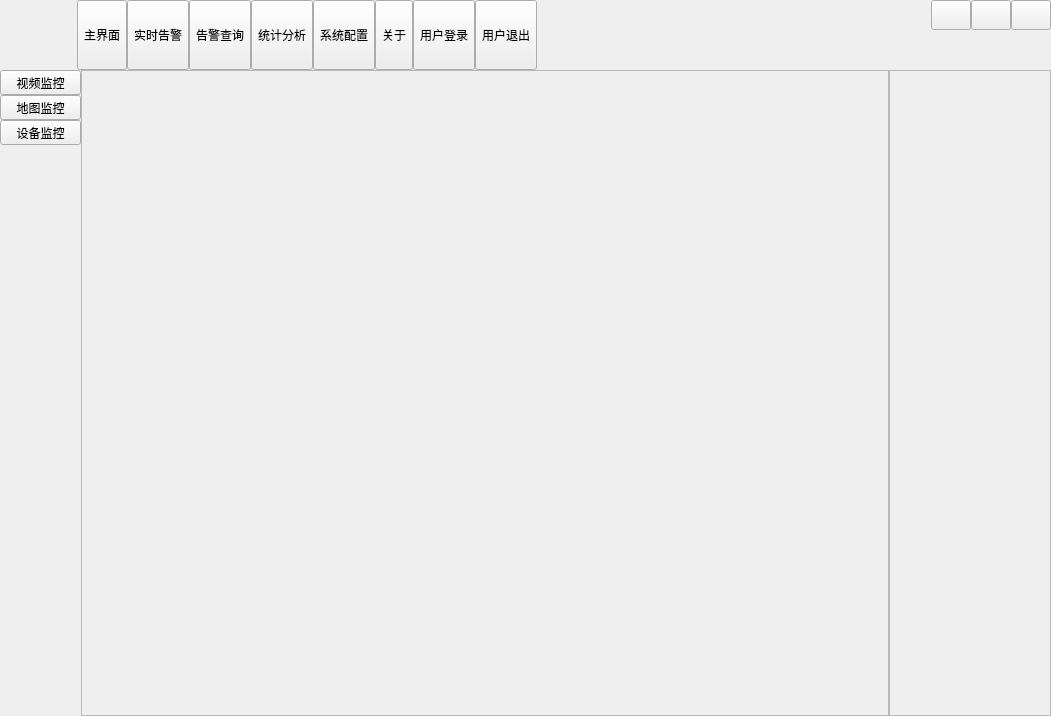
<?xml version="1.0" encoding="UTF-8"?>
<ui version="4.0">
 <class>MainWindow</class>
 <widget class="QWidget" name="MainWindow">
  <property name="geometry">
   <rect>
    <x>0</x>
    <y>0</y>
    <width>1051</width>
    <height>716</height>
   </rect>
  </property>
  <property name="windowTitle">
   <string>Dialog</string>
  </property>
  <property name="sizeGripEnabled" stdset="0">
   <bool>false</bool>
  </property>
  <layout class="QVBoxLayout" name="verticalLayout">
   <property name="spacing">
    <number>0</number>
   </property>
   <property name="leftMargin">
    <number>0</number>
   </property>
   <property name="topMargin">
    <number>0</number>
   </property>
   <property name="rightMargin">
    <number>0</number>
   </property>
   <property name="bottomMargin">
    <number>0</number>
   </property>
   <item>
    <widget class="QWidget" name="widgetTitle" native="true">
     <property name="sizePolicy">
      <sizepolicy hsizetype="Preferred" vsizetype="Fixed">
       <horstretch>0</horstretch>
       <verstretch>0</verstretch>
      </sizepolicy>
     </property>
     <layout class="QHBoxLayout" name="horizontalLayout_2">
      <property name="spacing">
       <number>10</number>
      </property>
      <property name="leftMargin">
       <number>10</number>
      </property>
      <property name="topMargin">
       <number>0</number>
      </property>
      <property name="rightMargin">
       <number>0</number>
      </property>
      <property name="bottomMargin">
       <number>0</number>
      </property>
      <item>
       <widget class="QLabel" name="labIco">
        <property name="minimumSize">
         <size>
          <width>40</width>
          <height>40</height>
         </size>
        </property>
        <property name="maximumSize">
         <size>
          <width>40</width>
          <height>40</height>
         </size>
        </property>
        <property name="styleSheet">
         <string notr="true">border-image: url(:/Resources/Image/main_logo.ico);</string>
        </property>
        <property name="text">
         <string/>
        </property>
        <property name="alignment">
         <set>Qt::AlignCenter</set>
        </property>
       </widget>
      </item>
      <item>
       <widget class="QLabel" name="labTitle">
        <property name="styleSheet">
         <string notr="true"/>
        </property>
        <property name="text">
         <string/>
        </property>
        <property name="alignment">
         <set>Qt::AlignLeading|Qt::AlignLeft|Qt::AlignVCenter</set>
        </property>
       </widget>
      </item>
      <item>
       <widget class="QWidget" name="widgetTop" native="true">
        <layout class="QHBoxLayout" name="horizontalLayout_3">
         <property name="spacing">
          <number>0</number>
         </property>
         <property name="leftMargin">
          <number>0</number>
         </property>
         <property name="topMargin">
          <number>0</number>
         </property>
         <property name="rightMargin">
          <number>0</number>
         </property>
         <property name="bottomMargin">
          <number>0</number>
         </property>
         <item>
          <widget class="QToolButton" name="btnMain">
           <property name="sizePolicy">
            <sizepolicy hsizetype="Fixed" vsizetype="Expanding">
             <horstretch>0</horstretch>
             <verstretch>0</verstretch>
            </sizepolicy>
           </property>
           <property name="text">
            <string>主界面</string>
           </property>
           <property name="icon">
            <iconset resource="resource.qrc">
             <normaloff>:/Resources/Image/main_main.png</normaloff>:/Resources/Image/main_main.png</iconset>
           </property>
           <property name="toolButtonStyle">
            <enum>Qt::ToolButtonTextUnderIcon</enum>
           </property>
          </widget>
         </item>
         <item>
          <widget class="QToolButton" name="btnData_3">
           <property name="sizePolicy">
            <sizepolicy hsizetype="Fixed" vsizetype="Expanding">
             <horstretch>0</horstretch>
             <verstretch>0</verstretch>
            </sizepolicy>
           </property>
           <property name="text">
            <string>实时告警</string>
           </property>
           <property name="icon">
            <iconset resource="resource.qrc">
             <normaloff>:/Resources/Image/main_about.png</normaloff>:/Resources/Image/main_about.png</iconset>
           </property>
           <property name="checked">
            <bool>false</bool>
           </property>
           <property name="toolButtonStyle">
            <enum>Qt::ToolButtonTextUnderIcon</enum>
           </property>
          </widget>
         </item>
         <item>
          <widget class="QToolButton" name="btnData">
           <property name="sizePolicy">
            <sizepolicy hsizetype="Fixed" vsizetype="Expanding">
             <horstretch>0</horstretch>
             <verstretch>0</verstretch>
            </sizepolicy>
           </property>
           <property name="text">
            <string>告警查询</string>
           </property>
           <property name="icon">
            <iconset resource="resource.qrc">
             <normaloff>:/Resources/Image/main_data.png</normaloff>:/Resources/Image/main_data.png</iconset>
           </property>
           <property name="checked">
            <bool>false</bool>
           </property>
           <property name="toolButtonStyle">
            <enum>Qt::ToolButtonTextUnderIcon</enum>
           </property>
          </widget>
         </item>
         <item>
          <widget class="QToolButton" name="btnData_2">
           <property name="sizePolicy">
            <sizepolicy hsizetype="Fixed" vsizetype="Expanding">
             <horstretch>0</horstretch>
             <verstretch>0</verstretch>
            </sizepolicy>
           </property>
           <property name="text">
            <string>统计分析</string>
           </property>
           <property name="icon">
            <iconset resource="resource.qrc">
             <normaloff>:/Resources/Image/main_help.png</normaloff>:/Resources/Image/main_help.png</iconset>
           </property>
           <property name="checked">
            <bool>false</bool>
           </property>
           <property name="toolButtonStyle">
            <enum>Qt::ToolButtonTextUnderIcon</enum>
           </property>
          </widget>
         </item>
         <item>
          <widget class="QToolButton" name="btnConfig">
           <property name="sizePolicy">
            <sizepolicy hsizetype="Fixed" vsizetype="Expanding">
             <horstretch>0</horstretch>
             <verstretch>0</verstretch>
            </sizepolicy>
           </property>
           <property name="text">
            <string>系统配置</string>
           </property>
           <property name="icon">
            <iconset resource="resource.qrc">
             <normaloff>:/Resources/Image/main_config.png</normaloff>:/Resources/Image/main_config.png</iconset>
           </property>
           <property name="toolButtonStyle">
            <enum>Qt::ToolButtonTextUnderIcon</enum>
           </property>
          </widget>
         </item>
         <item>
          <widget class="QToolButton" name="btnAbout">
           <property name="sizePolicy">
            <sizepolicy hsizetype="Fixed" vsizetype="Expanding">
             <horstretch>0</horstretch>
             <verstretch>0</verstretch>
            </sizepolicy>
           </property>
           <property name="text">
            <string>关于</string>
           </property>
           <property name="icon">
            <iconset resource="resource.qrc">
             <normaloff>:/Resources/Image/main_company.png</normaloff>:/Resources/Image/main_company.png</iconset>
           </property>
           <property name="checked">
            <bool>false</bool>
           </property>
           <property name="toolButtonStyle">
            <enum>Qt::ToolButtonTextUnderIcon</enum>
           </property>
          </widget>
         </item>
         <item>
          <widget class="QToolButton" name="btnLogin">
           <property name="sizePolicy">
            <sizepolicy hsizetype="Fixed" vsizetype="Expanding">
             <horstretch>0</horstretch>
             <verstretch>0</verstretch>
            </sizepolicy>
           </property>
           <property name="styleSheet">
            <string notr="true"/>
           </property>
           <property name="text">
            <string>用户登录</string>
           </property>
           <property name="icon">
            <iconset resource="resource.qrc">
             <normaloff>:/Resources/Image/main_person.png</normaloff>:/Resources/Image/main_person.png</iconset>
           </property>
           <property name="toolButtonStyle">
            <enum>Qt::ToolButtonTextUnderIcon</enum>
           </property>
          </widget>
         </item>
         <item>
          <widget class="QToolButton" name="btnExit">
           <property name="sizePolicy">
            <sizepolicy hsizetype="Fixed" vsizetype="Expanding">
             <horstretch>0</horstretch>
             <verstretch>0</verstretch>
            </sizepolicy>
           </property>
           <property name="styleSheet">
            <string notr="true"/>
           </property>
           <property name="text">
            <string>用户退出</string>
           </property>
           <property name="icon">
            <iconset resource="resource.qrc">
             <normaloff>:/Resources/Image/main_exit.png</normaloff>:/Resources/Image/main_exit.png</iconset>
           </property>
           <property name="toolButtonStyle">
            <enum>Qt::ToolButtonTextUnderIcon</enum>
           </property>
          </widget>
         </item>
        </layout>
       </widget>
      </item>
      <item>
       <spacer name="horizontalSpacer">
        <property name="orientation">
         <enum>Qt::Horizontal</enum>
        </property>
        <property name="sizeHint" stdset="0">
         <size>
          <width>40</width>
          <height>20</height>
         </size>
        </property>
       </spacer>
      </item>
      <item>
       <widget class="QWidget" name="widgetMenu" native="true">
        <layout class="QGridLayout" name="gridLayout_2">
         <property name="leftMargin">
          <number>0</number>
         </property>
         <property name="topMargin">
          <number>0</number>
         </property>
         <property name="rightMargin">
          <number>0</number>
         </property>
         <property name="bottomMargin">
          <number>0</number>
         </property>
         <property name="spacing">
          <number>0</number>
         </property>
         <item row="1" column="1" colspan="3">
          <spacer name="verticalSpacer">
           <property name="orientation">
            <enum>Qt::Vertical</enum>
           </property>
           <property name="sizeHint" stdset="0">
            <size>
             <width>20</width>
             <height>40</height>
            </size>
           </property>
          </spacer>
         </item>
         <item row="0" column="1">
          <widget class="QPushButton" name="btnMenu_Min">
           <property name="sizePolicy">
            <sizepolicy hsizetype="Minimum" vsizetype="Expanding">
             <horstretch>0</horstretch>
             <verstretch>0</verstretch>
            </sizepolicy>
           </property>
           <property name="minimumSize">
            <size>
             <width>30</width>
             <height>30</height>
            </size>
           </property>
           <property name="cursor">
            <cursorShape>ArrowCursor</cursorShape>
           </property>
           <property name="focusPolicy">
            <enum>Qt::NoFocus</enum>
           </property>
           <property name="toolTip">
            <string>最小化</string>
           </property>
           <property name="text">
            <string/>
           </property>
          </widget>
         </item>
         <item row="0" column="3">
          <widget class="QPushButton" name="btnMenu_Close">
           <property name="sizePolicy">
            <sizepolicy hsizetype="Minimum" vsizetype="Expanding">
             <horstretch>0</horstretch>
             <verstretch>0</verstretch>
            </sizepolicy>
           </property>
           <property name="minimumSize">
            <size>
             <width>30</width>
             <height>30</height>
            </size>
           </property>
           <property name="cursor">
            <cursorShape>ArrowCursor</cursorShape>
           </property>
           <property name="focusPolicy">
            <enum>Qt::NoFocus</enum>
           </property>
           <property name="toolTip">
            <string>关闭</string>
           </property>
           <property name="text">
            <string/>
           </property>
          </widget>
         </item>
         <item row="0" column="2">
          <widget class="QPushButton" name="btnMenu_Max">
           <property name="sizePolicy">
            <sizepolicy hsizetype="Minimum" vsizetype="Expanding">
             <horstretch>0</horstretch>
             <verstretch>0</verstretch>
            </sizepolicy>
           </property>
           <property name="minimumSize">
            <size>
             <width>30</width>
             <height>30</height>
            </size>
           </property>
           <property name="focusPolicy">
            <enum>Qt::NoFocus</enum>
           </property>
           <property name="text">
            <string/>
           </property>
          </widget>
         </item>
        </layout>
       </widget>
      </item>
     </layout>
    </widget>
   </item>
   <item>
    <widget class="QStackedWidget" name="stackedWidget">
     <property name="styleSheet">
      <string notr="true"/>
     </property>
     <property name="currentIndex">
      <number>0</number>
     </property>
     <widget class="QWidget" name="page1">
      <layout class="QHBoxLayout" name="horizontalLayout" stretch="1,10,2">
       <property name="spacing">
        <number>0</number>
       </property>
       <property name="leftMargin">
        <number>0</number>
       </property>
       <property name="topMargin">
        <number>0</number>
       </property>
       <property name="rightMargin">
        <number>0</number>
       </property>
       <property name="bottomMargin">
        <number>0</number>
       </property>
       <item>
        <widget class="QWidget" name="widgetLeftMain" native="true">
         <property name="maximumSize">
          <size>
           <width>90</width>
           <height>16777215</height>
          </size>
         </property>
         <layout class="QVBoxLayout" name="verticalLayout_2">
          <property name="spacing">
           <number>0</number>
          </property>
          <property name="leftMargin">
           <number>0</number>
          </property>
          <property name="topMargin">
           <number>0</number>
          </property>
          <property name="rightMargin">
           <number>0</number>
          </property>
          <property name="bottomMargin">
           <number>0</number>
          </property>
          <item>
           <widget class="QToolButton" name="tbtnMain1">
            <property name="sizePolicy">
             <sizepolicy hsizetype="Expanding" vsizetype="Fixed">
              <horstretch>0</horstretch>
              <verstretch>0</verstretch>
             </sizepolicy>
            </property>
            <property name="text">
             <string>视频监控</string>
            </property>
           </widget>
          </item>
          <item>
           <widget class="QToolButton" name="tbtnMain2">
            <property name="sizePolicy">
             <sizepolicy hsizetype="Expanding" vsizetype="Fixed">
              <horstretch>0</horstretch>
              <verstretch>0</verstretch>
             </sizepolicy>
            </property>
            <property name="text">
             <string>地图监控</string>
            </property>
           </widget>
          </item>
          <item>
           <widget class="QToolButton" name="tbtnMain3">
            <property name="sizePolicy">
             <sizepolicy hsizetype="Expanding" vsizetype="Fixed">
              <horstretch>0</horstretch>
              <verstretch>0</verstretch>
             </sizepolicy>
            </property>
            <property name="text">
             <string>设备监控</string>
            </property>
           </widget>
          </item>
          <item>
           <spacer name="verticalSpacer_2">
            <property name="orientation">
             <enum>Qt::Vertical</enum>
            </property>
            <property name="sizeHint" stdset="0">
             <size>
              <width>20</width>
              <height>471</height>
             </size>
            </property>
           </spacer>
          </item>
         </layout>
        </widget>
       </item>
       <item>
        <widget class="QFrame" name="frame_2">
         <property name="sizePolicy">
          <sizepolicy hsizetype="Expanding" vsizetype="Expanding">
           <horstretch>0</horstretch>
           <verstretch>0</verstretch>
          </sizepolicy>
         </property>
         <property name="frameShape">
          <enum>QFrame::StyledPanel</enum>
         </property>
         <property name="frameShadow">
          <enum>QFrame::Raised</enum>
         </property>
         <layout class="QVBoxLayout" name="verticalLayout_mainWidget">
          <property name="spacing">
           <number>0</number>
          </property>
          <property name="leftMargin">
           <number>0</number>
          </property>
          <property name="topMargin">
           <number>0</number>
          </property>
          <property name="rightMargin">
           <number>0</number>
          </property>
          <property name="bottomMargin">
           <number>0</number>
          </property>
         </layout>
        </widget>
       </item>
       <item>
        <widget class="QFrame" name="frame">
         <property name="frameShape">
          <enum>QFrame::StyledPanel</enum>
         </property>
         <property name="frameShadow">
          <enum>QFrame::Raised</enum>
         </property>
         <layout class="QGridLayout" name="gridLayout_3">
          <property name="leftMargin">
           <number>0</number>
          </property>
          <property name="topMargin">
           <number>0</number>
          </property>
          <property name="rightMargin">
           <number>0</number>
          </property>
          <property name="bottomMargin">
           <number>0</number>
          </property>
          <property name="spacing">
           <number>0</number>
          </property>
         </layout>
        </widget>
       </item>
      </layout>
     </widget>
     <widget class="QWidget" name="page2">
      <layout class="QHBoxLayout" name="horizontalLayout_4">
       <property name="spacing">
        <number>0</number>
       </property>
       <property name="leftMargin">
        <number>0</number>
       </property>
       <property name="topMargin">
        <number>0</number>
       </property>
       <property name="rightMargin">
        <number>0</number>
       </property>
       <property name="bottomMargin">
        <number>0</number>
       </property>
       <item>
        <widget class="QWidget" name="widgetLeftConfig" native="true">
         <property name="maximumSize">
          <size>
           <width>100</width>
           <height>16777215</height>
          </size>
         </property>
         <property name="styleSheet">
          <string notr="true"/>
         </property>
         <layout class="QVBoxLayout" name="verticalLayout_3">
          <property name="spacing">
           <number>0</number>
          </property>
          <property name="leftMargin">
           <number>0</number>
          </property>
          <property name="topMargin">
           <number>0</number>
          </property>
          <property name="rightMargin">
           <number>0</number>
          </property>
          <property name="bottomMargin">
           <number>0</number>
          </property>
          <item>
           <widget class="QToolButton" name="btnBaseConfig">
            <property name="sizePolicy">
             <sizepolicy hsizetype="Expanding" vsizetype="Fixed">
              <horstretch>0</horstretch>
              <verstretch>0</verstretch>
             </sizepolicy>
            </property>
            <property name="text">
             <string>基本配置</string>
            </property>
           </widget>
          </item>
          <item>
           <widget class="QToolButton" name="btnUserConfig">
            <property name="sizePolicy">
             <sizepolicy hsizetype="Expanding" vsizetype="Fixed">
              <horstretch>0</horstretch>
              <verstretch>0</verstretch>
             </sizepolicy>
            </property>
            <property name="text">
             <string>用户配置</string>
            </property>
           </widget>
          </item>
          <item>
           <widget class="QToolButton" name="btnRoleConfig">
            <property name="sizePolicy">
             <sizepolicy hsizetype="Expanding" vsizetype="Fixed">
              <horstretch>0</horstretch>
              <verstretch>0</verstretch>
             </sizepolicy>
            </property>
            <property name="text">
             <string>角色配置</string>
            </property>
           </widget>
          </item>
          <item>
           <widget class="QToolButton" name="tbtnConfig5">
            <property name="sizePolicy">
             <sizepolicy hsizetype="Expanding" vsizetype="Fixed">
              <horstretch>0</horstretch>
              <verstretch>0</verstretch>
             </sizepolicy>
            </property>
            <property name="text">
             <string>权限配置</string>
            </property>
           </widget>
          </item>
          <item>
           <widget class="QToolButton" name="tbtnConfig2">
            <property name="sizePolicy">
             <sizepolicy hsizetype="Expanding" vsizetype="Fixed">
              <horstretch>0</horstretch>
              <verstretch>0</verstretch>
             </sizepolicy>
            </property>
            <property name="text">
             <string>转发配置</string>
            </property>
           </widget>
          </item>
          <item>
           <spacer name="verticalSpacer_3">
            <property name="orientation">
             <enum>Qt::Vertical</enum>
            </property>
            <property name="sizeHint" stdset="0">
             <size>
              <width>20</width>
              <height>417</height>
             </size>
            </property>
           </spacer>
          </item>
         </layout>
        </widget>
       </item>
       <item>
        <widget class="QStackedWidget" name="stackedWidget_SysConfig">
         <widget class="QWidget" name="page_BaseConfig">
          <layout class="QGridLayout" name="gridLayout_BaseConfig">
           <property name="leftMargin">
            <number>0</number>
           </property>
           <property name="topMargin">
            <number>0</number>
           </property>
           <property name="rightMargin">
            <number>0</number>
           </property>
           <property name="bottomMargin">
            <number>0</number>
           </property>
          </layout>
         </widget>
         <widget class="QWidget" name="page_UserConfig">
          <layout class="QGridLayout" name="gridLayout_UserConfig"/>
         </widget>
         <widget class="QWidget" name="page_RoleConfig">
          <layout class="QGridLayout" name="gridLayout_RoleConfig"/>
         </widget>
        </widget>
       </item>
      </layout>
     </widget>
     <widget class="QWidget" name="page3">
      <layout class="QVBoxLayout" name="verticalLayout_5">
       <property name="leftMargin">
        <number>0</number>
       </property>
       <property name="topMargin">
        <number>3</number>
       </property>
       <property name="rightMargin">
        <number>0</number>
       </property>
       <property name="bottomMargin">
        <number>3</number>
       </property>
      </layout>
     </widget>
     <widget class="QWidget" name="page4">
      <layout class="QVBoxLayout" name="verticalLayout_4"/>
     </widget>
     <widget class="QWidget" name="page">
      <layout class="QGridLayout" name="gridLayout"/>
     </widget>
    </widget>
   </item>
  </layout>
 </widget>
 <resources>
  <include location="resource.qrc"/>
 </resources>
 <connections/>
</ui>
